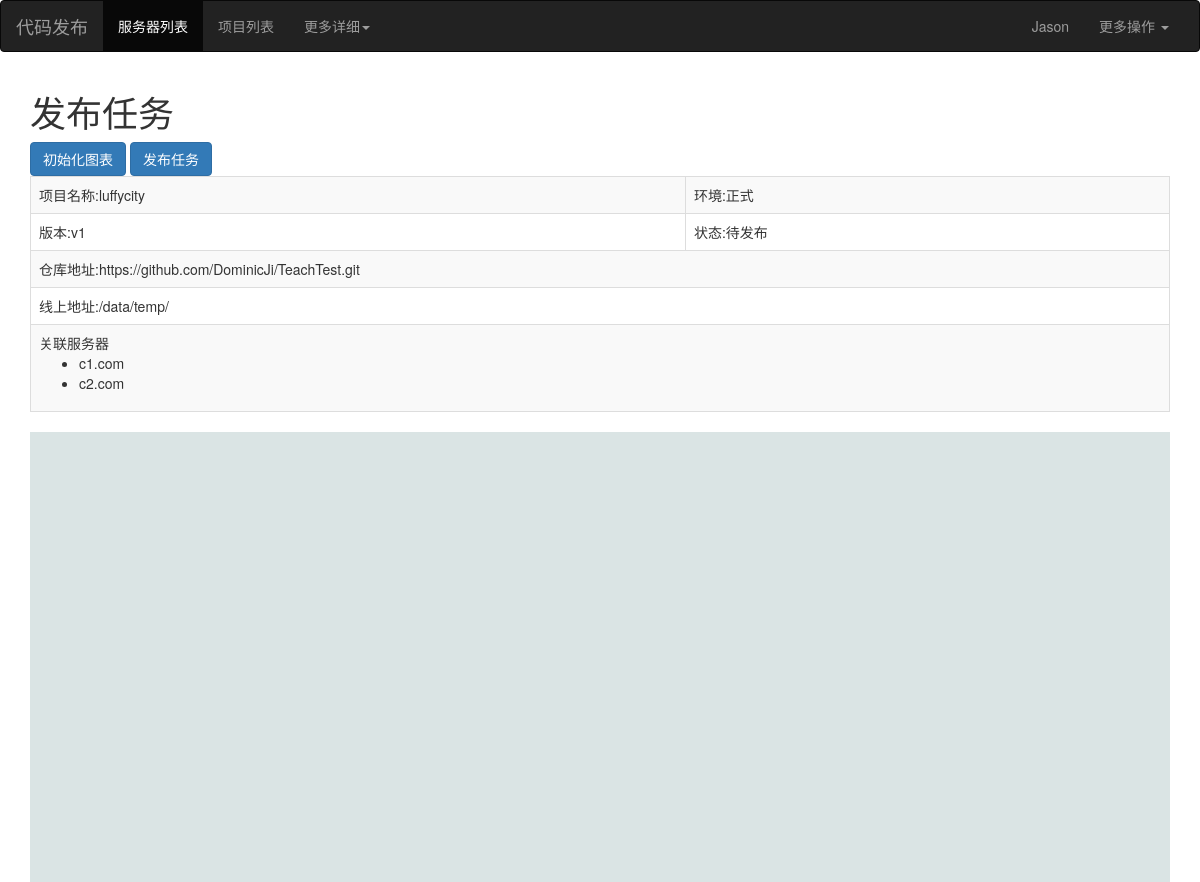
The page /deploy/2/ on the database its author committed.
### app01/models.py (models this page shows, shortened)
class DeployTask(models.Model):
    """项目名-环境-版本-日期"""
    uid = models.CharField(verbose_name='标识',max_length=32)
    project = models.ForeignKey(verbose_name='项目',to='Project')
    tag = models.CharField(verbose_name='版本',max_length=32)
    status_choices = (
        (1,'待发布'),
        (2,'发布中'),
        (3,'成功'),
        (4,'失败'),
    )
    status = models.IntegerField(verbose_name='状态',choices=status_choices,default=1)
    """预留了一些钩子功能"""
    before_download_script = models.TextField(verbose_name='下载前脚本', null=True, blank=True)
    after_download_script = models.TextField(verbose_name='下载后脚本', null=True, blank=True)
    before_deploy_script = models.TextField(verbose_name='发布前脚本', null=True, blank=True)
    after_deploy_script = models.TextField(verbose_name='发布后脚本', null=True, blank=True)

class Project(models.Model):
    title = models.CharField(verbose_name='项目名',max_length=32)
    repo = models.CharField(verbose_name='仓库地址',max_length=64)
    env_choices = (
        ('prod','正式'),
        ('test','测试'),
    )
    env = models.CharField(verbose_name='环境',max_length=16,choices=env_choices,default='test')
    path = models.CharField(verbose_name='线上项目地址',max_length=32)
    """
    一个项目可以是否可以跑在多台服务器上   可以!
    一台服务器上是否可以跑多个项目呢      当资金不是很充足的时候 服务器是可以混用的 可以！
    """
    servers = models.ManyToManyField(verbose_name='关联服务器',to='Server')

class Server(models.Model):
    hostname = models.CharField(verbose_name='主机名',max_length=32)

### app01/views/deploy.py (the view)
# urls.py: url(r'^deploy/(?P<task_id>\d+)/$',deploy.deploy_task,name='deploy_task')
def deploy_task(request,task_id):
    task_obj = models.DeployTask.objects.filter(pk=task_id).first()
    return render(request,'deploy.html',locals())

### app01/templates/deploy.html (shortened to what this page needs)
{% extends 'base.html' %}
{% load staticfiles %}
{% block content %}
    <h1>发布任务</h1>
    <a href="#" class="btn btn-primary" onclick="createDiagram()">初始化图表</a>
    <a href="#" class="btn btn-primary" onclick="releaseTask()">发布任务</a>
    <table class="table table-hover table-striped table-bordered">
        <tbody>
        <tr>
            <td>项目名称:{{ task_obj.project.title }}</td>
            <td>环境:{{ task_obj.project.get_env_display }}</td>
        </tr>
        <tr>
            <td>版本:{{ task_obj.tag }}</td>
            <td>状态:{{ task_obj.get_status_display }}</td>
        </tr>
        <tr>
            <td colspan="2">仓库地址:{{ task_obj.project.repo }}</td>
        </tr>
        <tr>
            <td colspan="2">线上地址:{{ task_obj.project.path }}</td>
        </tr>
        <tr>
            <td colspan="2">
                <div>关联服务器</div>
                <ul>
                    {% for server_obj in task_obj.project.servers.all %}
                        <li>{{ server_obj.hostname }}</li>
                    {% endfor %}
                </ul>
            </td>
        </tr>
        </tbody>
    </table>
    <div id="diagramDiv" style="width:100%; min-height:450px; background-color: #DAE4E4;"></div>
{% endblock %}

### rows shown on the page
DeployTask: project "luffycity", project.env "正式", tag "v1", status "待发布", project.repo "https://github.com/DominicJi/TeachTest.git", project.path "/data/temp/"
Server: hostname "c1.com"
Server: hostname "c2.com"
